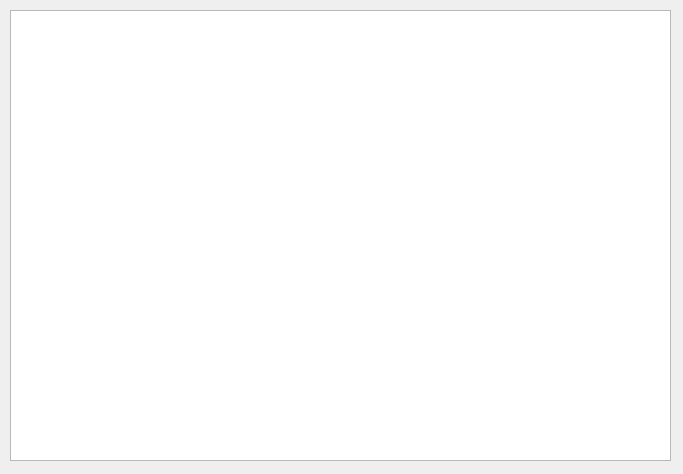
<?xml version="1.0" encoding="UTF-8"?>
<ui version="4.0">
 <class>InstructionWindow</class>
 <widget class="QDialog" name="InstructionWindow">
  <property name="geometry">
   <rect>
    <x>0</x>
    <y>0</y>
    <width>683</width>
    <height>474</height>
   </rect>
  </property>
  <property name="windowTitle">
   <string>Справка - RayTracing</string>
  </property>
  <widget class="QTextBrowser" name="text_instruction">
   <property name="geometry">
    <rect>
     <x>10</x>
     <y>10</y>
     <width>661</width>
     <height>451</height>
    </rect>
   </property>
  </widget>
 </widget>
 <resources/>
 <connections/>
</ui>
